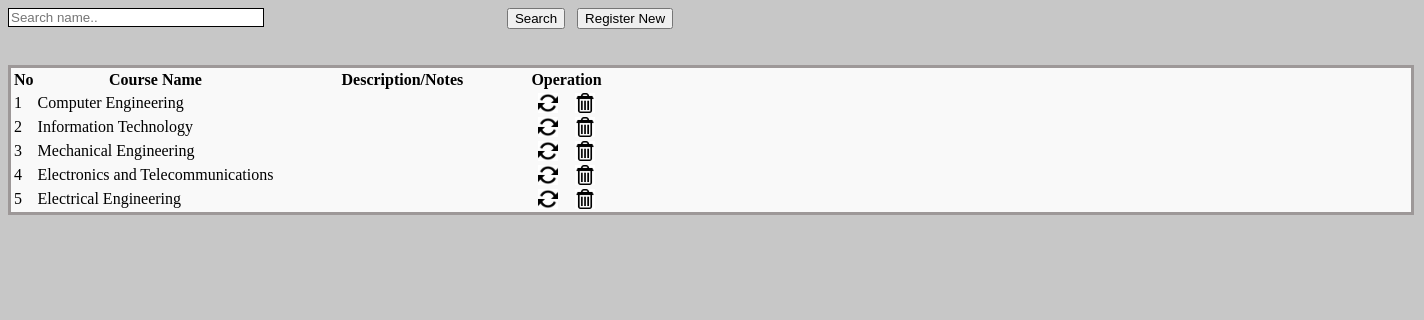
/View_Faculties.php, run on the app's committed database.
### tables this page shows
CREATE TABLE `facuties_tbl` (
  `faculties_id` int(10) UNSIGNED NOT NULL,
  `faculties_name` varchar(50) NOT NULL,
  `note` varchar(100) NOT NULL
);

### View_Faculties.php (the view, shortened to what this page needs)
<!DOCTYPE html PUBLIC "-//W3C//DTD XHTML 1.0 Transitional//EN" "http://www.w3.org/TR/xhtml1/DTD/xhtml1-transitional.dtd">
<html xmlns="http://www.w3.org/1999/xhtml">
<head>
<link rel="stylesheet" type="text/css" href="css/style_view.css" />
</head>
<body>
<div class="btn_pos">
        <form method="post">
            <input type="text" name="searchtxt" class="input_box_pos form-control" placeholder="Search name.." />
            <div class="btn_pos_search">
            <input type="submit" class="btn btn-primary btn-large" name="btnsearch" value="Search"/>&nbsp;&nbsp;
            <a href="?tag=faculties_entry"><input type="button" class="btn btn-large btn-primary" value="Register New" name="butAdd"/></a>
            </div>
        </form>
    </div><br><br>
<div class="table_margin">
<table class="table table-bordered">
        <thead>
            <tr>
            <th style="text-align: center;">No</th>
            <th style="text-align: center;">Course Name</th>
            <th style="text-align: center;" width="250px">Description/Notes</th>
            <th style="text-align: center;" colspan="2">Operation</th>
      	    </tr>
        </thead>
         <?php
		 $key="";
	if($key !="")
		$sql_sel=mysqli_query($db,"SELECT * FROM facuties_tbl WHERE faculties_name  like '%$key%' ");
	else
    		$sql_sel=mysqli_query($db,"SELECT * FROM facuties_tbl");
			$i=0;
    while($row=mysqli_fetch_array($sql_sel)){
    $i++;
    	?>
        <tr>
            <td><?php echo $i;?></td>
            <td><?php echo $row['faculties_name'];?></td>
            <td><?php echo $row['note'];?></td>
            <td align="center"><a href="?tag=faculties_entry&opr=upd&rs_id=<?php echo $row['faculties_id'];?>" title="Upate"><img style="-webkit-box-shadow: 0px 0px 0px 0px rgba(50, 50, 50, 0.75);-moz-box-shadow:    0px 0px 0px 0px rgba(50, 50, 50, 0.75);box-shadow:         0px 0px 0px 0px rgba(50, 50, 50, 0.75);" src="picture/update.png" height="20" alt="Update" /></a></td>
            <td align="center"><a href="?tag=view_faculties&opr=del&rs_id=<?php echo $row['faculties_id'];?>" title="Delete"><img style="-webkit-box-shadow: 0px 0px 0px 0px rgba(50, 50, 50, 0.75);-moz-box-shadow:    0px 0px 0px 0px rgba(50, 50, 50, 0.75);box-shadow:         0px 0px 0px 0px rgba(50, 50, 50, 0.75);" src="picture/delete.jpg" height="20" alt="Delete" /></a></td>
        </tr>
    <?php
    }
    ?>
   	</table>
</div>
</body>
</html>

### css/style_view.css (style rules this page uses)
body { background-color: #c7c7c7; }
.table_margin { background-color: #f9f9f9; }
.table_margin { width: 1400px; border: 3px solid #9d9898; }
.btn_pos { text-align: center; }
.input_box_pos { width: 250px; border: 1px solid black; float: left; }
.btn_pos { margin-right: 500px; }

### data on the page
facuties_tbl: faculties_name "Computer Engineering"
facuties_tbl: faculties_name "Information Technology"
facuties_tbl: faculties_name "Mechanical Engineering"
facuties_tbl: faculties_name "Electronics and Telecommunications"
facuties_tbl: faculties_name "Electrical Engineering"
